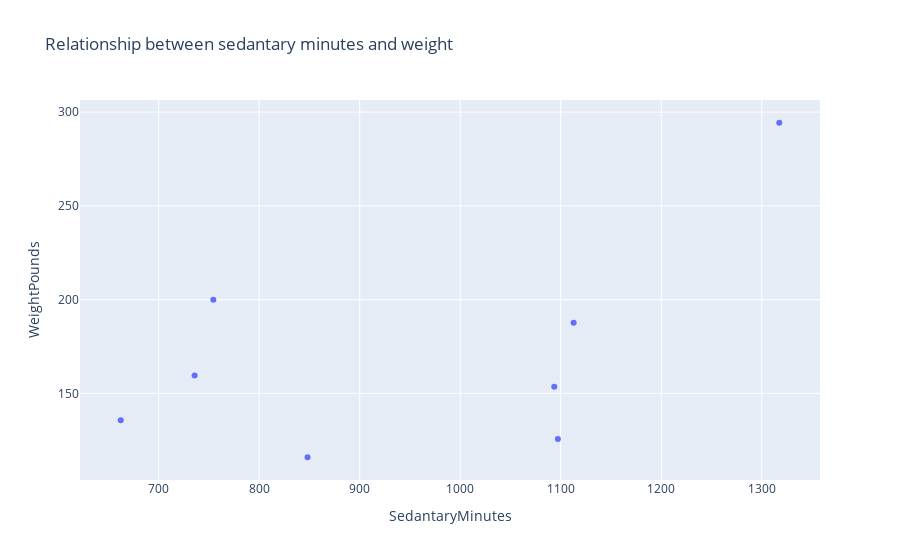

This figure's notebook cell:
### Code cell
#Relationship between sedantary minutes and weight in pounds
fig = go.Figure()
fig.add_trace(go.Scatter(x=df_activity_weight['SedentaryMinutes'], y=df_activity_weight['WeightPounds'], mode='markers', name='WeightPounds'))
fig.update_layout(title='Relationship between sedantary minutes and weight', xaxis_title='SedantaryMinutes', yaxis_title='WeightPounds')
fig.show()

### Figure 1 — Plotly figure (JSON) as saved in the notebook; plotly's stock layout.template omitted (floating-point values rounded to 4 significant figures)
{"data": [{"mode": "markers", "name": "WeightPounds", "type": "scatter", "x": [848.2, 1317.0, 1097.0, 735.8, 1094.0, 754.4, 662.3, 1113.0], "y": [116.0, 294.3, 125.7, 159.5, 153.5, 200.0, 135.7, 187.7]}], "layout": {"title": {"text": "Relationship between sedantary minutes and weight"}, "xaxis": {"title": {"text": "SedantaryMinutes"}}, "yaxis": {"title": {"text": "WeightPounds"}}}}
